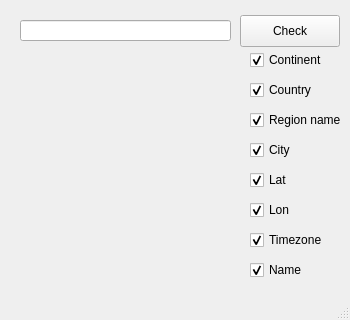
<?xml version="1.0" encoding="UTF-8"?>
<ui version="4.0">
 <class>MainWindow</class>
 <widget class="QMainWindow" name="MainWindow">
  <property name="geometry">
   <rect>
    <x>0</x>
    <y>0</y>
    <width>350</width>
    <height>320</height>
   </rect>
  </property>
  <property name="windowTitle">
   <string>MainWindow</string>
  </property>
  <widget class="QWidget" name="centralwidget">
   <widget class="QPushButton" name="send">
    <property name="geometry">
     <rect>
      <x>240</x>
      <y>15</y>
      <width>100</width>
      <height>32</height>
     </rect>
    </property>
    <property name="text">
     <string>Check</string>
    </property>
   </widget>
   <widget class="QLineEdit" name="ip_input">
    <property name="geometry">
     <rect>
      <x>20</x>
      <y>20</y>
      <width>211</width>
      <height>21</height>
     </rect>
    </property>
   </widget>
   <widget class="QCheckBox" name="continent_check">
    <property name="geometry">
     <rect>
      <x>250</x>
      <y>50</y>
      <width>85</width>
      <height>20</height>
     </rect>
    </property>
    <property name="text">
     <string>Continent</string>
    </property>
    <property name="checked">
     <bool>true</bool>
    </property>
   </widget>
   <widget class="QCheckBox" name="country_check">
    <property name="geometry">
     <rect>
      <x>250</x>
      <y>80</y>
      <width>85</width>
      <height>20</height>
     </rect>
    </property>
    <property name="text">
     <string>Country</string>
    </property>
    <property name="checked">
     <bool>true</bool>
    </property>
   </widget>
   <widget class="QCheckBox" name="region_check">
    <property name="geometry">
     <rect>
      <x>250</x>
      <y>110</y>
      <width>101</width>
      <height>20</height>
     </rect>
    </property>
    <property name="text">
     <string>Region name</string>
    </property>
    <property name="checked">
     <bool>true</bool>
    </property>
   </widget>
   <widget class="QCheckBox" name="city_check">
    <property name="geometry">
     <rect>
      <x>250</x>
      <y>140</y>
      <width>85</width>
      <height>20</height>
     </rect>
    </property>
    <property name="text">
     <string>City</string>
    </property>
    <property name="checked">
     <bool>true</bool>
    </property>
   </widget>
   <widget class="QCheckBox" name="lat_check">
    <property name="geometry">
     <rect>
      <x>250</x>
      <y>170</y>
      <width>85</width>
      <height>20</height>
     </rect>
    </property>
    <property name="text">
     <string>Lat</string>
    </property>
    <property name="checked">
     <bool>true</bool>
    </property>
   </widget>
   <widget class="QCheckBox" name="lon_check">
    <property name="geometry">
     <rect>
      <x>250</x>
      <y>200</y>
      <width>85</width>
      <height>20</height>
     </rect>
    </property>
    <property name="text">
     <string>Lon</string>
    </property>
    <property name="checked">
     <bool>true</bool>
    </property>
   </widget>
   <widget class="QCheckBox" name="timezone_check">
    <property name="geometry">
     <rect>
      <x>250</x>
      <y>230</y>
      <width>85</width>
      <height>20</height>
     </rect>
    </property>
    <property name="text">
     <string>Timezone</string>
    </property>
    <property name="checked">
     <bool>true</bool>
    </property>
   </widget>
   <widget class="QCheckBox" name="name_check">
    <property name="geometry">
     <rect>
      <x>250</x>
      <y>260</y>
      <width>85</width>
      <height>20</height>
     </rect>
    </property>
    <property name="text">
     <string>Name</string>
    </property>
    <property name="checked">
     <bool>true</bool>
    </property>
   </widget>
   <widget class="QLabel" name="info">
    <property name="geometry">
     <rect>
      <x>20</x>
      <y>60</y>
      <width>211</width>
      <height>221</height>
     </rect>
    </property>
    <property name="text">
     <string/>
    </property>
   </widget>
  </widget>
  <widget class="QMenuBar" name="menubar">
   <property name="geometry">
    <rect>
     <x>0</x>
     <y>0</y>
     <width>350</width>
     <height>24</height>
    </rect>
   </property>
  </widget>
  <widget class="QStatusBar" name="statusbar"/>
 </widget>
 <resources/>
 <connections/>
</ui>
